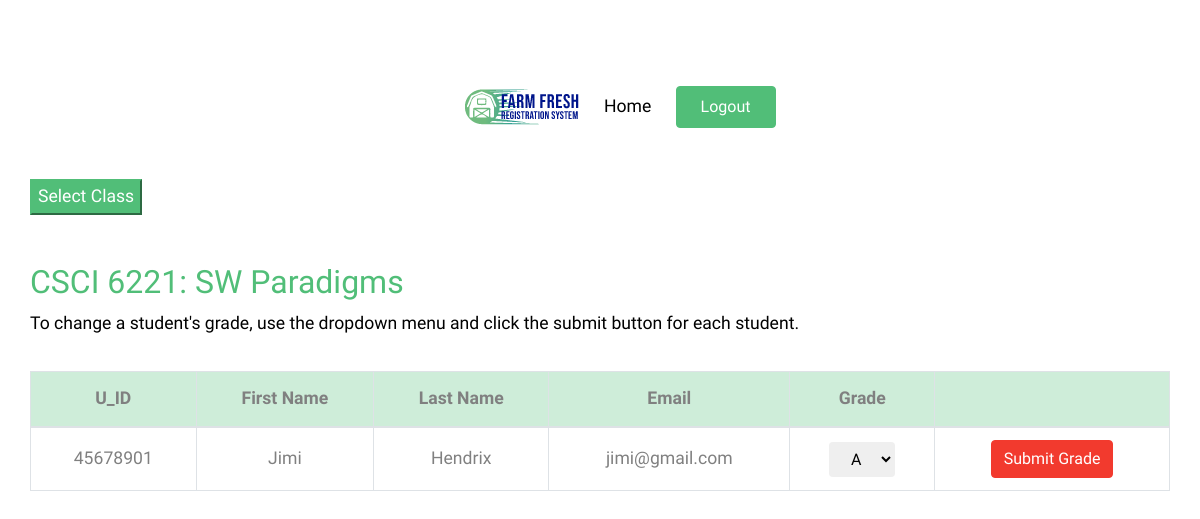
Page /grades.php?cno=6221 (signed in) on the earlier database version.
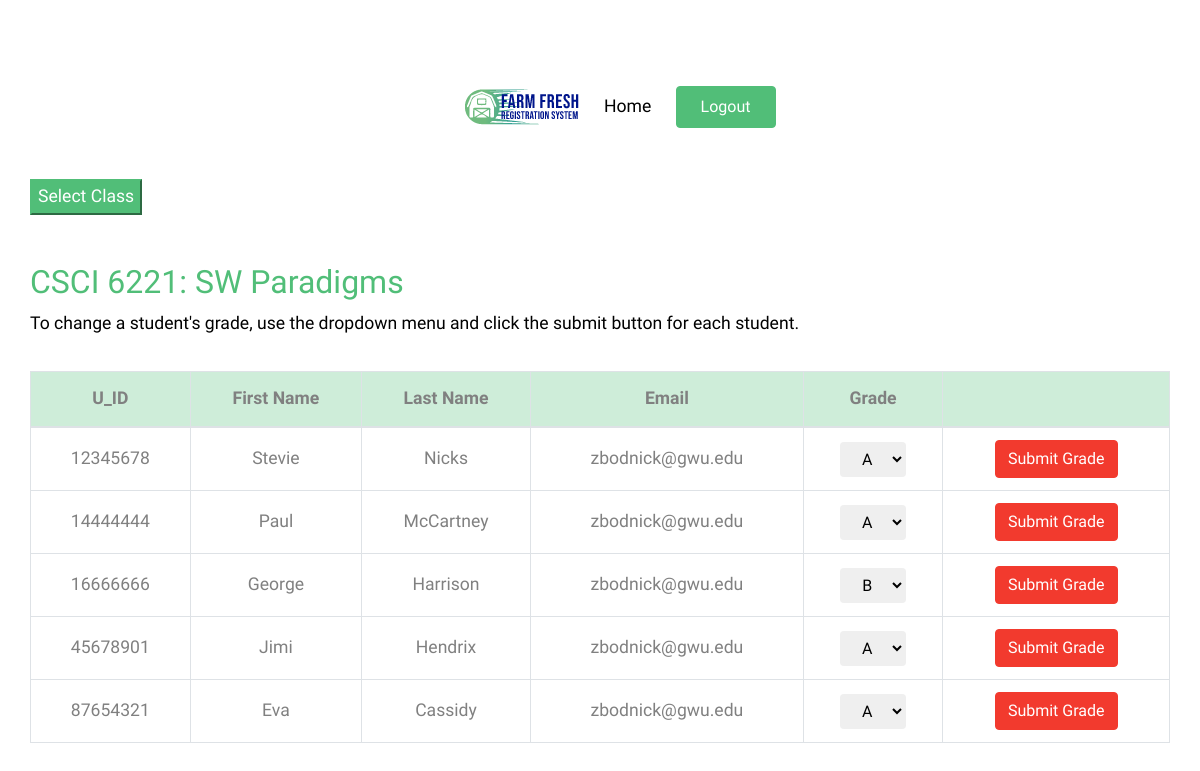
Same page on the later database version.
### tables this page shows
create table courses_taken(
u_id int NOT NULL,
crn int NOT NULL,
grade varchar(2) NOT NULL,
primary key (u_id, crn),
foreign key (u_id) references student(u_id),
foreign key (crn) references schedule(crn)
);

create table student(
  u_id int NOT NULL,
  fname varchar(20) NOT NULL,
  lname varchar(20) NOT NULL,
  addr varchar(50) NOT NULL,
  email varchar(30) NOT NULL,
  major varchar(20) NOT NULL,
  program varchar(3),
  gpa         double(2,1),
  formid      int,
  advisorid   int,
  applied_to_grad  int,
  has_hold BOOLEAN NOT NULL DEFAULT 0,
  admission_year int,
  primary key (u_id),
  foreign key (u_id) references users(id)
);

### grades.php (the view, shortened to what this page needs)
<!DOCTYPE html>
<html lang="en">
<head>
	<?php
		require_once ('header.php');
        $dbc = mysqli_connect(DB_HOST, DB_USER, DB_PASSWORD, DB_NAME);
		$dbc->query('SET foreign_key_checks = 0');
    ?>
</head>
<body data-spy="scroll" data-target=".site-navbar-target" data-offset="300">
    <div class="container mt-5 pt-3">
		<div class="row">
			<h2 class="section-title-underline mb-4">
				<span>Change Grades</span>
			</h2>
		</div>
		<div class="row">
			<h4 class="pl-1 font-weight-lighter"><small>
			</small></h4>
		</div>
		<div class="row mt-1 pt-2">
			<div class="dropdown">
				<button onclick="myFunction()" class="btn-primary">
					Select Class
				</button>
			</div>
		</div>
		<div class="row">
	<?php
		if (isset ($_GET['cno'])) {
			require_once ('enrollment.php');
		}
	?>
		</div>
	</div>
</body>
</html>

### enrollment.php (shortened to what this page needs)
<!DOCTYPE html>
<html lang="en">
<head>
    <?php
		$dbc->query('SET foreign_key_checks = 0');
		$query = 'SELECT department, c_no, title FROM catalog WHERE c_no="'. $_GET['cno'] .'"';
		$course = mysqli_query ($dbc, $query);
		$course = mysqli_fetch_array ($course);
		$course = $course['department'] . " " . $course['c_no'] . ": " . $course['title'];
		$query = 'SELECT student.u_id, fname, lname, email, grade, courses_taken.crn
						  FROM student, courses_taken, schedule, catalog
						  WHERE student.u_id=courses_taken.u_id
							and courses_taken.crn=schedule.crn
							and schedule.course_id=catalog.c_id
							and catalog.c_no="'. $_GET['cno'] .'"';
		$students = mysqli_query ($dbc, $query);
		$last_update = "";
		while ($s = mysqli_fetch_array ($students)) {
			if (isset ($_POST['U'. $s['u_id']])) {
				$grade = $_POST['U'. $s['u_id']];
				if (strcmp ($_SESSION['p_level'], "Faculty") != 0) {
					$update_query = 'UPDATE courses_taken SET grade="'. $grade .'"
									 WHERE u_id="'. $s['u_id'] .'" and crn="'. $s['crn'] .'"';
					mysqli_query ($dbc, $update_query);
					$last_update = $s['u_id'];
				}
				else if (strcmp ($grade, "IP") != 0) {
					$update_query = 'UPDATE courses_taken SET grade="'. $grade .'"
									 WHERE u_id="'. $s['u_id'] .'" and crn="'. $s['crn'] .'"';
					mysqli_query ($dbc, $update_query);
				}
			}
		}
	?>
</head>
<body data-spy="scroll" data-target=".site-navbar-target" data-offset="300">
	<div class="container">
            <div class="row mt-5">
				<h2 class="text-primary"> <?php echo $course; ?> </h2>
			</div>
            <div class="row">
				<p><strong class="text-black d-block">
					To change a student's grade, use the dropdown menu and click the submit button for each student.
				</strong></p>
			</div>
			<div class="row mt-3">
			<table class="table table-bordered">
				<thead>
					<tr class="text-center table-primary">
						<th scope="col"> U_ID </th>
						<th scope="col"> First Name </th>
						<th scope="col"> Last Name </th>
						<th scope="col"> Email </th>
						<th scope="col"> Grade </th>
						<th scope="col"></th>
					</tr>
				</thead>
				<tbody>
			<?php
				$students = mysqli_query ($dbc, $query);
				while ($students && $s = mysqli_fetch_array ($students)) {
					echo '<tr class="text-center">';
					for ($i = 0; $i < 4; $i++) {
						echo '<td class="align-middle">' . $s[$i] . '</td>';
					}
					if (strcmp ($s['grade'], "IP") == 0 || strcmp ($_SESSION['p_level'], "Faculty") != 0) {
						echo '<td class="align-middle">
								<form action="grades.php?cno='. $_GET['cno'] .'" method="post">';
						if (strcmp ($s["u_id"], $last_update) == 0) {
							echo '<select class="btn btn-primary" name="U'. $s['u_id'] .'">';
							$last_update = "";
						} else {
							echo '<select class="btn btn-muted" name="U'. $s['u_id'] .'">';
						}
						$grades = array ("IP", "A", "A-", "B+", "B", "B-", "C+", "C", "C-", "D+", "D", "D-", "F");
						foreach ($grades as $g) {
							if (strcmp ($g, $s['grade']) == 0) {
								echo '<option value="'. $g .'" selected="selected"> '. $g .'</option>';
							} else {
								echo '<option value="'. $g .'"> '. $g .'</option>';
							}
						}
						echo '</td> </select>';
						echo '<td> <input type="submit" value="Submit Grade" class="btn btn-danger"> </td>';
					} else {
						echo '<td class="align-middle">' . $s['grade'] . '</td>';
						echo '<td class="align-middle"> <button class="btn btn-muted" disabled> Submit Grade </button> </td>';
					}
					echo '</tr>';
				}
			?>
				</tbody>
			</table>
			</div>
	</div>
</body>
</html>

Differences in the rows shown:
added courses_taken: u.u_id "12345678", u.fname "Stevie", u.lname "Nicks", u.email "zbodnick@gwu.edu", grade+u "A"
added courses_taken: u.u_id "14444444", u.fname "Paul", u.lname "McCartney", u.email "zbodnick@gwu.edu", grade+u "A"
added courses_taken: u.u_id "16666666", u.fname "George", u.lname "Harrison", u.email "zbodnick@gwu.edu", grade+u "B"
added courses_taken: u.u_id "87654321", u.fname "Eva", u.lname "Cassidy", u.email "zbodnick@gwu.edu", grade+u "A"
Other differences:
new list line: "zbodnick@gwu.edu"
list line gone: "jimi@gmail.com"
